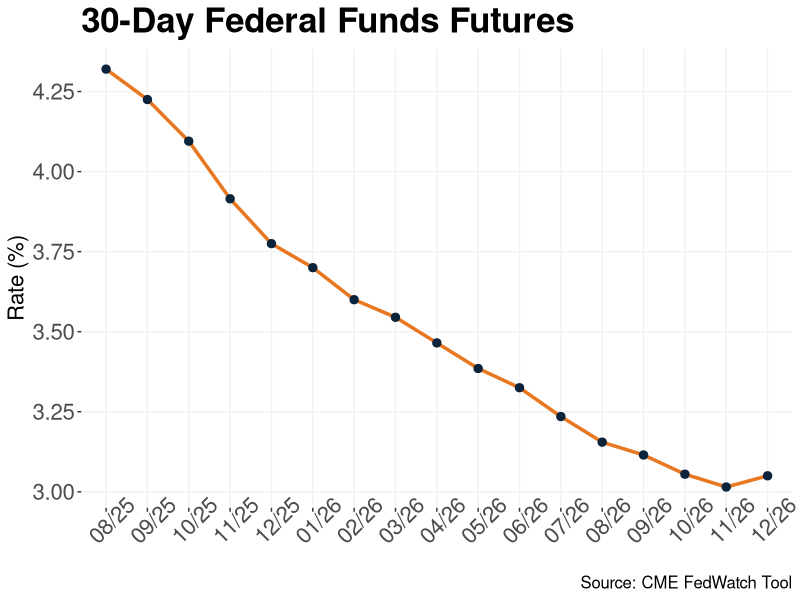

Source code (R):
# Plot: Future Fed Funds Rate — GDP-style theme

rm(list = ls())

library(ggplot2)
library(scales)
library(lubridate)

# Data
fed_funds <- data.frame(
  Month = c("AUG 2025","SEP 2025","OCT 2025","NOV 2025","DEC 2025",
            "JAN 2026","FEB 2026","MAR 2026","APR 2026","MAY 2026",
            "JUN 2026","JUL 2026","AUG 2026","SEP 2026","OCT 2026",
            "NOV 2026","DEC 2026"),
  Implied_Rate = c(4.32, 4.225, 4.095, 3.915, 3.775, 3.7, 3.6, 3.545,
                   3.465, 3.385, 3.325, 3.235, 3.155, 3.115, 3.055, 3.015, 3.05)
)

# Parse to dates and make ordered x labels
fed_funds$Date <- parse_date_time(fed_funds$Month, orders = "b Y")
fed_funds$Month_fmt <- format(fed_funds$Date, "%m/%y")
fed_funds$Month_fmt <- factor(fed_funds$Month_fmt, levels = fed_funds$Month_fmt)

# Plot
p <- ggplot(fed_funds, aes(x = Month_fmt, y = Implied_Rate, group = 1)) +
  geom_line(linewidth = 1.2, color = "#E87722") +
  geom_point(size = 2.5, color = "#0C233C") +
  scale_y_continuous(name = "Rate (%)", breaks = seq(3, 4.5, by = 0.25)) +
  labs(
    title   = "30-Day Federal Funds Futures",
    x       = NULL,
    caption = "Source: CME FedWatch Tool"
  ) +
  theme(
    legend.position  = "bottom",
    legend.title     = element_blank(),
    legend.text      = element_text(size = 14),
    panel.background = element_rect(fill = "white", color = NA),
    panel.grid.major = element_line(color = "gray95"),
    plot.background  = element_rect(fill = "white", color = NA),
    panel.grid.minor = element_blank(),
    plot.title       = element_text(face = "bold", size = 25),
    plot.caption     = element_text(size = 12),
    axis.text        = element_text(size = 16),
    axis.text.x = element_text(angle = 45),
    axis.title.y     = element_text(size = 16)
  )

print(p)

# Save (GDP-style save pattern)
ggsave("30-Day Federal Funds Futures.png", p, width = 10, height = 5, dpi = 600)
